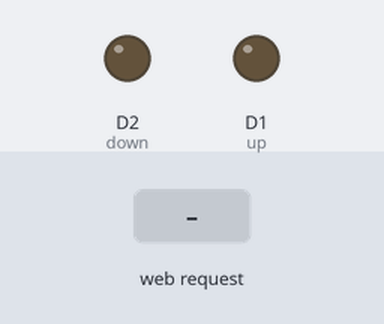
The sketch below on a simulated ESP8266 (NodeMCU). Shown: output pins drawn as LEDs (lit = HIGH). Inputs (shaded band) come from the test bench. WiFi joins after 1.5 s; servers stay silent unless stated; what the sketch prints to the serial monitor is not drawn.

Above: at 2.8 s.
2.9 s: HTTP request GET /up received
At 4.1 s:
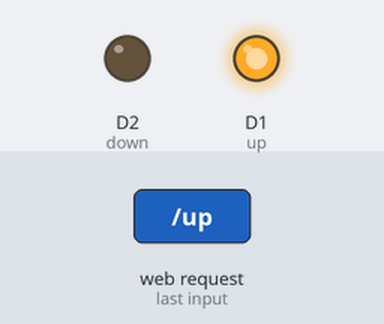
4.4 s: HTTP request GET /down received
At 5.4 s:
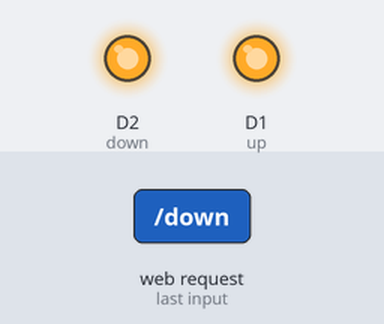
5.9 s: HTTP request GET /driveStop received
At 6.6 s:
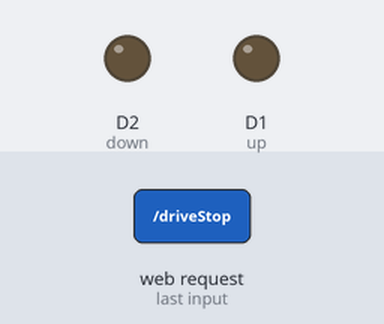
7.4 s: HTTP request GET /down received
At 7.7 s:
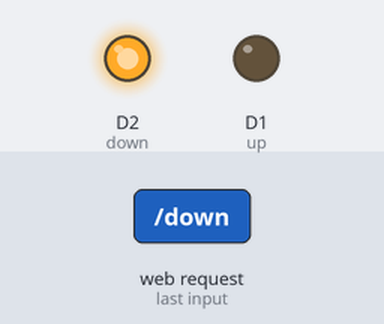
Timing chart, 0 to 9.9 s (numbered marks = the images above; inputs shaded):
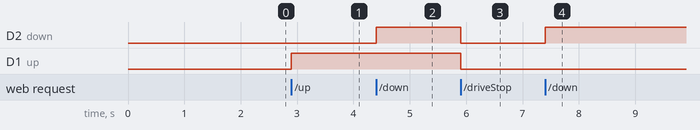

The sketch:

Control.ino
```cpp
/*******************************************************************
    A sketch for controlling a toy car with using a web page
    hosted on a ESP8266

    Main Hardware:
    - NodeMCU Development Board cp2102 (Look for the one with the square chip beside the USB port)
    - NodeMCU Motor Shield (L2932)

    Written by Brian Lough
    https://www.youtube.com/channel/UCezJOfu7OtqGzd5xrP3q6WA
 *******************************************************************/

#include <ESP8266WiFi.h>
#include <WiFiClient.h>
#include <ESP8266WebServer.h>
#include <ESP8266mDNS.h>

#define up D1 // Motor B
#define down D2

const char* ssid = "boaty24";
const char* password = "drayleighKake";

ESP8266WebServer server(80);

const char *webpage =
#include "motorPage.h"
;

void handleRoot() {

  server.send(200, "text/html", webpage);
}

void handleNotFound(){
  String message = "File Not Found\n\n";
  message += "URI: ";
  message += server.uri();
  message += "\nMethod: ";
  message += (server.method() == HTTP_GET)?"GET":"POST";
  message += "\nArguments: ";
  message += server.args();
  message += "\n";
  for (uint8_t i=0; i<server.args(); i++){
    message += " " + server.argName(i) + ": " + server.arg(i) + "\n";
  }
  server.send(404, "text/plain", message);
}

void setup(void){

  pinMode(up, OUTPUT);     // Initialize the LED_BUILTIN pin as an output
  pinMode(down, OUTPUT);

  WiFi.mode(WIFI_STA);
  WiFi.disconnect();
  delay(100);

  Serial.begin(115200);
  WiFi.begin(ssid, password);
  Serial.println("");

  // Wait for connection
  while (WiFi.status() != WL_CONNECTED) {
    delay(500);
    Serial.print(".");
  }
  Serial.println("");
  Serial.print("Connected to ");
  Serial.println(ssid);
  Serial.print("IP address: ");
  Serial.println(WiFi.localIP());

  if (MDNS.begin("control")) {
    Serial.println("MDNS Responder Started");
  }

  server.on("/", handleRoot);

  server.on("/up", [](){
    Serial.println("up");
    digitalWrite(up, HIGH);
    server.send(200, "text/plain", "up");
  });

  server.on("/driveStop", [](){
    Serial.println("driveStop");
    digitalWrite(up, LOW);
    digitalWrite(down, LOW);
    server.send(200, "text/plain", "driveStop");
  });

  server.on("/down", [](){
    Serial.println("down");
    digitalWrite(down, HIGH);
    server.send(200, "text/plain", "down");
  });

  server.onNotFound(handleNotFound);

  server.begin();
  Serial.println("HTTP Server Started");
}

void loop(void){
  server.handleClient();
}
```

motorPage.h
```cpp
R"(
<!DOCTYPE html>
<html>
  <head>
    <meta charset="utf-8">
    <meta http-equiv="X-UA-Compatible" content="IE=edge">
    <meta name="viewport" content="width=device-width, initial-scale=1.0, maximum-scale=1.0, user-scalable=no" />
    <link rel="stylesheet" href="https://maxcdn.bootstrapcdn.com/bootstrap/3.3.7/css/bootstrap.min.css">
  </head>
  <body>
    <div class="container-fluid">
      <div class="col-xs-12"  style="height: 100vh">
        <div class="row" style="height: 33.33%; padding-bottom:1em">
          <div class="col-xs-4" style="height: 100%; text-align: center">
            <button id="up" type="button" class="btn btn-default" style="height: 100%; width: 100%" onmousedown='makeAjaxCall("up")' onmouseup='makeAjaxCall("driveStop")' ontouchstart='makeAjaxCall("up")' ontouchend='makeAjaxCall("driveStop")'>Up</button>
          </div>
          <div class="col-xs-4" style="height: 100%; text-align: center">
            <button id="down" type="button" class="btn btn-default" style="height: 100%; width: 100%" onmousedown='makeAjaxCall("down")' onmouseup='makeAjaxCall("driveStop")' ontouchstart='makeAjaxCall("down")' ontouchend='makeAjaxCall("driveStop")'>Down</button>
          </div>
          <div class="col-xs-4" ></div>
        </div>
      </div>
    </div>
    <script src="https://ajax.googleapis.com/ajax/libs/jquery/1.12.4/jquery.min.js"></script>
    <script src="https://maxcdn.bootstrapcdn.com/bootstrap/3.3.7/js/bootstrap.min.js"></script>
    <script> function makeAjaxCall(url){$.ajax({"url": url})}</script>
  </body>
</html>

)"
```

Measured:
- after the input at 2.9 s, D1 (up): LOW → HIGH at once
- after the input at 4.4 s, D2 (down): LOW → HIGH at once
- after the input at 5.9 s, D2 (down), D1 (up): HIGH → LOW at once
- after the input at 7.4 s, D2 (down): LOW → HIGH at once
